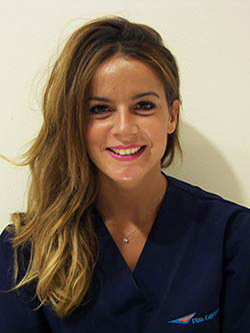
#> input picture src/img/2023/03/ana_cabrera.jpg, 250 x 333 px
$ python -i build.py   (imports and definitions only)
#> lines starting #> are read from the running program, lines starting #| are printed output that depends on the picture
#!/usr/bin/env python3
"""Genera la web estática de Clínica Dental Ontiveros (español + inglés).

Uso:  python3 build.py           -> genera ./dist

Contenido:
  src/content.json      contenido en español y ajustes generales
  src/content.en.json   textos en inglés. Se superpone al español: lo que no aparece (imágenes,
                        enlaces, ids) se toma de content.json. Las listas se emparejan por posición.
  src/legal/*.html      textos legales en español; src/legal/en/*.html en inglés.

Ajustes clave en content.json:
  url_publica  dirección donde vive la web (pruebas: https://clinicadentalontiveros.es/web/,
               al pasar a la raíz: https://clinicadentalontiveros.es/). De aquí salen los
               enlaces internos, canonical, sitemap y redirecciones.
  recursos     dominio de donde se toman las imágenes que aún no estén copiadas en src/img/.
  noindex      true mientras sea una web de pruebas.
"""
import json, shutil, html, re, hashlib, datetime, os
from pathlib import Path
from urllib.parse import urlparse, quote
from zoneinfo import ZoneInfo
from PIL import Image

ROOT = Path(__file__).parent
SRC = ROOT / "src"
DIST = ROOT / "dist"
LANGS = ("es", "en")

def merge(a, b):
    """Superpone la traducción (b) sobre el contenido base (a)."""
    if isinstance(a, dict) and isinstance(b, dict):
        r = dict(a)
        for k, v in b.items():
            r[k] = merge(a[k], v) if k in a else v
        return r
    if isinstance(a, list) and isinstance(b, list) and len(a) == len(b):
        return [merge(x, y) for x, y in zip(a, b)]
    return b

BASE = json.loads((SRC / "content.json").read_text(encoding="utf-8"))
#> (reads src/content.json from the repository)
CONTENT = {"es": BASE, "en": merge(BASE, json.loads((SRC / "content.en.json").read_text(encoding="utf-8")))}
#> (reads src/content.en.json from the repository)

URL_PUB = BASE["url_publica"].rstrip("/") + "/"
_u = urlparse(URL_PUB)
ORIGIN = f"{_u.scheme}://{_u.netloc}"
PREFIX = _u.path if _u.path.endswith("/") else _u.path + "/"     # "/web/" o "/"
RES = BASE["recursos"].rstrip("/")
NOINDEX = bool(BASE.get("noindex"))
HOY = datetime.datetime.now(ZoneInfo("Europe/Madrid")).date()
TODAY = HOY.isoformat()

# Páginas: en español, mismas URLs que la web WordPress para conservar el posicionamiento
PAGES = {
    "es": {"home": "", "quienes": "quienes-somos/", "equipo": "equipo-medico/", "instalaciones": "instalaciones/",
           "tratamientos": "tratamientos/", "contacto": "contacto/", "aviso": "aviso-legal/",
           "privacidad": "politica-de-privacidad/", "cookies": "politica-de-cookies/"},
    "en": {"home": "en/", "quienes": "en/about-us/", "equipo": "en/medical-team/", "instalaciones": "en/facilities/",
           "tratamientos": "en/treatments/", "contacto": "en/contact/", "aviso": "en/legal-notice/",
           "privacidad": "en/privacy-policy/", "cookies": "en/cookie-policy/"},
}
# URLs de WordPress que no se migran -> redirección 301 (solo en la raíz)
OLD_WP = {"hello-world/": "home", "category/uncategorized/": "home", "home/": "home"}

# Textos de la interfaz en cada idioma
UI = {
 "es": {
  "skip": "Saltar al contenido", "home_aria": "inicio", "menu": "Abrir menú", "nav_aria": "Principal",
  "nav": {"home": "Inicio", "quienes": "Quiénes somos", "instalaciones": "Instalaciones", "tratamientos": "Tratamientos", "contacto": "Contacto"},
  "cita": "Pide cita", "lang_name": "Español", "lang_switch": "Ver en español",
  "foot_desc": "Clínica dental en Marbella desde {y}.", "foot_contact": "Contacto", "foot_where": "Dónde estamos",
  "foot_clinic": "La clínica", "foot_aria": "Pie", "equipo_link": "Equipo médico",
  "legal": {"aviso": "Aviso legal", "privacidad": "Política de privacidad", "cookies": "Política de cookies"},
  "quick_aria": "Contacto rápido", "call": "Llamar", "wa_aria": "Escribir por WhatsApp",
  "crumbs_aria": "Migas de pan", "crumb_home": "Inicio",
  "cta_title": "¿Hablamos de tu sonrisa?", "cta_sub": "Primera visita gratuita, con plan de tratamiento y presupuesto detallado.",
  "img_alt": "Clínica Dental Ontiveros, Marbella",
  "motivo_first": "Primera visita gratuita", "motivo_other": "Otro motivo",
  "form_sub": "Te respondemos lo antes posible para confirmar día y hora.",
  "f_name": "Nombre", "f_tel": "Teléfono", "f_email": "E-mail", "f_motivo": "Motivo de la consulta", "f_msg": "Mensaje",
  "f_hp": "No rellenar", "f_check": "Comprobación:", "f_send": "Enviar solicitud", "f_callme": "Que me llamen",
  "terms": "términos y condiciones",
  "map_title": "Mapa: Clínica Dental Ontiveros en Marbella", "map_route": "Cómo llegar", "map_ficha": "Ver en Google Maps",
  "since": "en Marbella desde", "hero_wa": "O escríbenos por WhatsApp", "hero_alt": "Clínica Dental Ontiveros en Marbella",
  "badge1": "1ª visita", "badge2": "gratuita",
  "q_call": "Llámanos", "q_cb": "Te llamamos", "q_cb_txt": "Déjanos tu teléfono y nos pondremos en contacto contigo.",
  "q_mail": "Escríbenos", "q_visit": "Visítanos",
  "intro_alt": "Equipo de Clínica Dental Ontiveros", "conocenos": "Conócenos", "mas_servicios": "Más servicios",
  "visita_alt": "Gabinete de Clínica Dental Ontiveros", "op_cap": "Paciente de Clínica Dental Ontiveros",
  "op_google": "Ver opiniones en Google",
  "c_title": "Contáctanos", "c_txt": "Solicita tu cita online ahora o, si lo prefieres, te llamamos sin coste.",
  "quienes_h1": "Quiénes somos", "cv": "Ver currículum", "ver_equipo": "Ver el equipo médico", "clinic_alt": "Clínica Dental Ontiveros en Marbella",
  "doctores_aria": "Doctores", "inst_h1": "Instalaciones",
  "tr_h1": "Tratamientos", "tr_pick": "Tratamiento", "tr_choose": "Elige uno de los {n}", "tr_aria": "Tratamientos",
  "tr_alt": "{t} en Marbella, Clínica Dental Ontiveros", "tr_btn": "Pide cita para {t}",
  "ct_lead": "Pide tu cita online, llámanos o escríbenos por WhatsApp.", "ct_call": "Llámanos", "ct_mobile": "Móvil",
  "ct_wa_txt": "Escríbenos y te respondemos", "ct_mail": "Escríbenos", "ct_visit": "Visítanos", "ct_hours": "Horario",
  "legal_desc": "{t} del sitio web de {n} (Marbella).",
  "cookie_cfg": "Configurar cookies", "cookie_decl": "Cookies que utiliza esta web",
  "map_consent": "Para ver el mapa de Google hay que aceptar sus cookies.", "map_show": "Aceptar y mostrar mapa",
  "ck_title": "Cookies", "ck_text": "Usamos una cookie propia técnica para recordar tu elección y, solo si lo aceptas, cookies de Google Maps para mostrar el mapa de la clínica.",
  "ck_more": "Más información", "ck_accept": "Aceptar", "ck_reject": "Rechazar", "ck_config": "Configurar", "ck_save": "Guardar selección",
  "ck_nec": "Necesarias", "ck_nec_txt": "Guardan tu elección sobre las cookies. Siempre activas.",
  "ck_maps": "Google Maps", "ck_maps_txt": "Muestra el mapa de Google con la ubicación de la clínica. Google puede instalar sus propias cookies.",
  "ck_always": "Siempre activas",
 },
 "en": {
  "skip": "Skip to content", "home_aria": "home", "menu": "Open menu", "nav_aria": "Main",
  "nav": {"home": "Home", "quienes": "About us", "instalaciones": "Facilities", "tratamientos": "Treatments", "contacto": "Contact"},
  "cita": "Book an appointment", "lang_name": "English", "lang_switch": "View in English",
  "foot_desc": "Dental clinic in Marbella since {y}.", "foot_contact": "Contact", "foot_where": "Find us",
  "foot_clinic": "The clinic", "foot_aria": "Footer", "equipo_link": "Medical team",
  "legal": {"aviso": "Legal notice", "privacidad": "Privacy policy", "cookies": "Cookie policy"},
  "quick_aria": "Quick contact", "call": "Call", "wa_aria": "Message us on WhatsApp",
  "crumbs_aria": "Breadcrumb", "crumb_home": "Home",
  "cta_title": "Shall we talk about your smile?", "cta_sub": "Free first visit, with a treatment plan and a detailed quote.",
  "img_alt": "Clínica Dental Ontiveros, Marbella",
  "motivo_first": "Free first visit", "motivo_other": "Other",
  "form_sub": "We will get back to you as soon as possible to confirm the day and time.",
  "f_name": "Name", "f_tel": "Phone", "f_email": "Email", "f_motivo": "Reason for your visit", "f_msg": "Message",
  "f_hp": "Leave empty", "f_check": "Check:", "f_send": "Send request", "f_callme": "Call me back",
  "terms": "terms and conditions",
  "map_title": "Map: Clínica Dental Ontiveros in Marbella", "map_route": "Get directions", "map_ficha": "View on Google Maps",
  "since": "in Marbella since", "hero_wa": "Or message us on WhatsApp", "hero_alt": "Clínica Dental Ontiveros in Marbella",
  "badge1": "1st visit", "badge2": "free",
  "q_call": "Call us", "q_cb": "We call you", "q_cb_txt": "Leave us your phone number and we will get in touch with you.",
  "q_mail": "Email us", "q_visit": "Visit us",
  "intro_alt": "The Clínica Dental Ontiveros team", "conocenos": "About us", "mas_servicios": "More treatments",
  "visita_alt": "Treatment room at Clínica Dental Ontiveros", "op_cap": "Patient of Clínica Dental Ontiveros",
  "op_google": "Read our Google reviews",
  "c_title": "Contact us", "c_txt": "Book your appointment online now or, if you prefer, we will call you free of charge.",
  "quienes_h1": "About us", "cv": "View CV", "ver_equipo": "Meet the medical team", "clinic_alt": "Clínica Dental Ontiveros in Marbella",
  "doctores_aria": "Dentists", "inst_h1": "Facilities",
  "tr_h1": "Treatments", "tr_pick": "Treatment", "tr_choose": "Choose one of {n}", "tr_aria": "Treatments",
  "tr_alt": "{t} in Marbella, Clínica Dental Ontiveros", "tr_btn": "Book an appointment: {t}",
  "ct_lead": "Book online, call us or message us on WhatsApp.", "ct_call": "Call us", "ct_mobile": "Mobile",
  "ct_wa_txt": "Message us and we will reply", "ct_mail": "Email us", "ct_visit": "Visit us", "ct_hours": "Opening hours",
  "legal_desc": "{t} of the {n} website (Marbella).",
  "cookie_cfg": "Cookie settings", "cookie_decl": "Cookies used on this website",
  "map_consent": "To view the Google map you need to accept its cookies.", "map_show": "Accept and show map",
  "ck_title": "Cookies", "ck_text": "We use a first-party technical cookie to remember your choice and, only if you accept, Google Maps cookies to show the map of the clinic.",
  "ck_more": "More information", "ck_accept": "Accept", "ck_reject": "Reject", "ck_config": "Settings", "ck_save": "Save selection",
  "ck_nec": "Necessary", "ck_nec_txt": "Store your cookie choice. Always active.",
  "ck_maps": "Google Maps", "ck_maps_txt": "Shows the Google map with the clinic's location. Google may set its own cookies.",
  "ck_always": "Always active",
 },
}

# Estado del idioma que se está generando (lo fija set_lang)
LANG = "es"
C = BASE
S = BASE["site"]
T = UI["es"]

# [6 lines left out: function set_lang, not called in this run]

def L(key, lang=None):  # enlace interno
    return PREFIX + PAGES[lang or LANG][key]
def ABS(key, lang=None):  # URL absoluta (canonical, sitemap)
    return ORIGIN + L(key, lang)

WP = "/wp-content/uploads/"
IMG_SRC = SRC / "img"
DIMS = {}              # url -> (ancho, alto)
MAXW = 1600

def u(path, maxw=MAXW):
    """URL de una imagen.
    - Con copia en src/img/ (la descarga fetch_images.py en GitHub): se optimiza a WebP y se
      sirve desde la propia web (img/...), sin depender de WordPress.
    - Sin copia: URL absoluta al dominio de recursos (solo útil para vistas previas).
    """
    if not path:
        return ""
    if path.startswith("http"):
        return path
    if path.startswith("/img/"):
        path = WP + path[len("/img/"):]
    if path.startswith(WP):
        rel = path[len(WP):]
        local = IMG_SRC / rel
        if local.exists():
            if local.suffix.lower() == ".svg":
                dest = DIST / "img" / rel
                dest.parent.mkdir(parents=True, exist_ok=True)
                shutil.copy(local, dest)
                return PREFIX + "img/" + rel
            relw = str(Path(rel).with_suffix(".webp"))
            url = PREFIX + "img/" + relw
            dest = DIST / "img" / relw
            if not dest.exists():
                dest.parent.mkdir(parents=True, exist_ok=True)
                im = Image.open(local)
                im = im.convert("RGBA") if (im.mode in ("RGBA", "LA") or (im.mode == "P" and "transparency" in im.info)) else im.convert("RGB")
                if im.width > maxw:
                    im = im.resize((maxw, round(im.height * maxw / im.width)), Image.LANCZOS)
                im.save(dest, "WEBP", quality=80, method=6)
            with Image.open(dest) as im:
                DIMS[url] = im.size
            return url
    return RES + path

def absu(url):
    return url if url.startswith("http") else ORIGIN + url

e = html.escape

def vhash(p):
    return hashlib.sha256(p.read_bytes()).hexdigest()[:10]

# ---------- Iconos ----------
def _svg(d, sw="1.8"):
    return (f'<svg viewBox="0 0 24 24" fill="none" stroke="currentColor" stroke-width="{sw}" '
            f'stroke-linecap="round" stroke-linejoin="round" aria-hidden="true">{d}</svg>')
I = {
 "phone": _svg('<path d="M22 16.9v3a2 2 0 0 1-2.2 2 19.8 19.8 0 0 1-8.6-3.1 19.5 19.5 0 0 1-6-6A19.8 19.8 0 0 1 2.1 4.2 2 2 0 0 1 4.1 2h3a2 2 0 0 1 2 1.7c.1.9.4 1.8.7 2.7a2 2 0 0 1-.5 2.1L8 9.8a16 16 0 0 0 6 6l1.3-1.3a2 2 0 0 1 2.1-.4c.9.3 1.8.6 2.7.7a2 2 0 0 1 1.7 2z"/>'),
 "callback": _svg('<path d="M15 3h6v6M21 3l-7 7"/><path d="M22 16.9v3a2 2 0 0 1-2.2 2 19.8 19.8 0 0 1-8.6-3.1 19.5 19.5 0 0 1-6-6A19.8 19.8 0 0 1 2.1 4.2 2 2 0 0 1 4.1 2h3a2 2 0 0 1 2 1.7c.1.9.4 1.8.7 2.7a2 2 0 0 1-.5 2.1L8 9.8a16 16 0 0 0 6 6l1.3-1.3a2 2 0 0 1 2.1-.4c.9.3 1.8.6 2.7.7a2 2 0 0 1 1.7 2z"/>'),
 "mail": _svg('<rect x="2" y="4" width="20" height="16" rx="2"/><path d="m22 7-10 6L2 7"/>'),
 "pin": _svg('<path d="M20 10c0 6-8 12-8 12s-8-6-8-12a8 8 0 0 1 16 0z"/><circle cx="12" cy="10" r="3"/>'),
 "route": _svg('<path d="m3 11 19-9-9 19-2-8-8-2z"/>'),
 "clock": _svg('<circle cx="12" cy="12" r="10"/><path d="M12 6v6l4 2"/>'),
 "cal": _svg('<rect x="3" y="4" width="18" height="18" rx="2"/><path d="M16 2v4M8 2v4M3 10h18M9 15l2 2 4-4"/>'),
 "arrow": _svg('<path d="M5 12h14M13 5l7 7-7 7"/>', "2"),
 "check": _svg('<path d="M20 6 9 17l-5-5"/>', "2.4"),
 "plus": _svg('<path d="M12 5v14M5 12h14"/>', "2"),
 "close": _svg('<path d="M18 6 6 18M6 6l12 12"/>', "2"),
 "award": _svg('<circle cx="12" cy="8" r="6"/><path d="M15.5 13 17 22l-5-3-5 3 1.5-9"/>'),
 "hand": _svg('<path d="m11 17 2 2a1 1 0 1 0 3-3"/><path d="m14 14 2.5 2.5a1 1 0 1 0 3-3l-3.9-3.9a3 3 0 0 0-4.2 0l-.9.9a1 1 0 1 1-3-3l2.8-2.8a5.8 5.8 0 0 1 7.1-.9l.5.3a2 2 0 0 0 1.4.3L21 4"/><path d="m21 3 1 11h-2M3 3 2 14l6.5 6.5a1 1 0 1 0 3-3M3 4h8"/>'),
 "bolt": _svg('<path d="M13 2 3 14h9l-1 8 10-12h-9l1-8z"/>'),
 "smile": _svg('<circle cx="12" cy="12" r="10"/><path d="M8 14s1.5 2 4 2 4-2 4-2M9 9h.01M15 9h.01"/>'),
 "sofa": _svg('<path d="M20 9V6a2 2 0 0 0-2-2H6a2 2 0 0 0-2 2v3"/><path d="M2 11v5a2 2 0 0 0 2 2h16a2 2 0 0 0 2-2v-5a2 2 0 0 0-4 0v2H6v-2a2 2 0 0 0-4 0zM4 18v2M20 18v2"/>'),
 "chair": _svg('<path d="M7 3v8a3 3 0 0 0 3 3h7l3 4M7 11h9M9 14l-2 7M17 14v7M4 7h3"/>'),
 "shield": _svg('<path d="M12 22s8-4 8-10V5l-8-3-8 3v7c0 6 8 10 8 10z"/><path d="m9 12 2 2 4-4"/>'),
 "xray": _svg('<rect x="3" y="3" width="18" height="18" rx="2"/><path d="M8 9c1-1 2-1 2 1s-1 4 0 5 2-1 2-3 1-4 2-4 2 2 1 4"/>'),
 "quote": '<svg viewBox="0 0 32 32" fill="currentColor" aria-hidden="true"><path d="M13 8C7.5 9.6 4 13.8 4 19.5 4 23 6.3 25 9 25c2.6 0 4.6-2 4.6-4.6 0-2.5-1.8-4.3-4.1-4.5.6-2.8 2.6-4.9 5.2-5.8zm14 0c-5.5 1.6-9 5.8-9 11.5 0 3.5 2.3 5.5 5 5.5 2.6 0 4.6-2 4.6-4.6 0-2.5-1.8-4.3-4.1-4.5.6-2.8 2.6-4.9 5.2-5.8z"/></svg>',
 "wa": '<svg viewBox="0 0 32 32" fill="currentColor" aria-hidden="true"><path d="M16 3a13 13 0 0 0-11.2 19.6L3 29l6.6-1.7A13 13 0 1 0 16 3zm0 23.7a10.7 10.7 0 0 1-5.5-1.5l-.4-.2-3.9 1 1-3.8-.2-.4A10.7 10.7 0 1 1 16 26.7zm5.9-8c-.3-.2-1.9-1-2.2-1s-.5-.2-.7.2-.8 1-1 1.2-.4.2-.7 0a8.8 8.8 0 0 1-4.4-3.8c-.3-.6.3-.5.9-1.6.1-.2 0-.4 0-.5l-1-2.4c-.3-.6-.5-.5-.7-.5h-.6a1.2 1.2 0 0 0-.9.4 3.6 3.6 0 0 0-1.1 2.7 6.3 6.3 0 0 0 1.3 3.3 14.4 14.4 0 0 0 5.5 4.9c2 .9 2.8 1 3.9.8a3.3 3.3 0 0 0 2.1-1.5 2.7 2.7 0 0 0 .2-1.5c-.1-.1-.3-.2-.6-.4z"/></svg>',
}

# Google Maps: ficha de la clínica (place_id) y mapa incrustado buscando por su nombre en Google
_MQ = quote(BASE["site"]["maps_nombre"])
_PID = BASE["site"]["maps_place_id"]
MAPS_FICHA = f"https://www.google.com/maps/search/?api=1&amp;query={_MQ}&amp;query_place_id={_PID}"
MAPS_RUTA = f"https://www.google.com/maps/dir/?api=1&amp;destination={_MQ}&amp;destination_place_id={_PID}"
def maps_embed():
    s = BASE["site"]
    return f"https://maps.google.com/maps?q={_MQ}&amp;ll={s['lat']},{s['lng']}&amp;z=17&amp;hl={LANG}&amp;output=embed"

NAV = ["home", "quienes", "instalaciones", "tratamientos", "contacto"]
LEGAL = [("aviso", "aviso-legal.html"), ("privacidad", "politica-de-privacidad.html"), ("cookies", "politica-de-cookies.html")]

# [69 lines left out: functions nav_html, lang_switch, cookiebot_tag, consent_banner, clinic_jsonld, not called in this run]

def faq_jsonld(items):
    return {"@context": "https://schema.org", "@type": "FAQPage", "mainEntity": [
        {"@type": "Question", "name": f["q"], "acceptedAnswer": {"@type": "Answer", "text": f["a"]}} for f in items]}

# [6 lines left out: function horario_html, not called in this run]

def out_path(key):
    return DIST / PAGES[LANG][key] / "index.html" if key in PAGES[LANG] else DIST / "404.html"

# [164 lines left out: functions page, add_dims, bloques, page_hero, faq_html, cta_band, not called in this run]

def gallery(imgs, cls="gal"):
    items = "".join(f'<a href="{u(p)}" class="g-item" data-lb><img src="{u(p, 1000)}" alt="{T["img_alt"]}" loading="lazy" decoding="async"></a>' for p in imgs)
    return f'<div class="{cls}">{items}</div>'

def acepto_html():
    terms = T["terms"]
    return e(C["contacto"]["acepto"]).replace(terms, f'<a href="{L("privacidad")}" target="_blank">{terms}</a>')

# [456 lines left out: functions appt_form, callback_form, map_box, build_home, team_cards, build_quienes and 10 more, not called in this run]

# [2 lines not run here, left out]

>>> import cv2
>>> picture = cv2.imread('src/img/2023/03/ana_cabrera.jpg', cv2.IMREAD_GRAYSCALE)
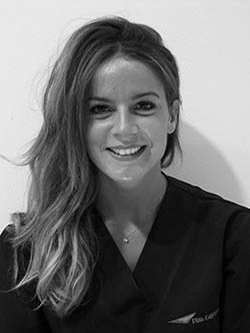
#> picture: shape (333, 250); min 0, max 254, mean 111
>>> result = gallery(picture)
#> (the run stopped early here; a loop or call above may not have finished)
